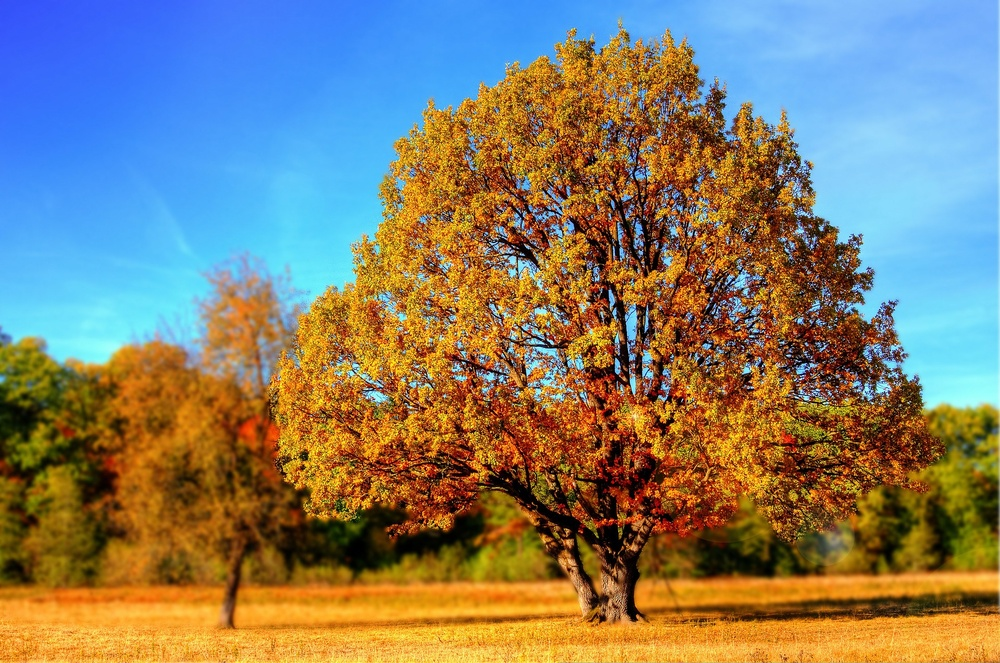
#> input picture 第4篇 探索/第10章 从外部导入图像加载到绘图区域/10.6 借助滤镜使得图像产生多样化的展示效果/10.6.0 借助滤镜使得图像产生多样化的展示效果/tree_image.jpg, 1000 x 663 px, shrunk from 1920 x 1273 before the run
$ python 10.6.0.py
#> lines starting #> are read from the running program, lines starting #| are printed output that depends on the picture
import matplotlib.pyplot as plt

from PIL import Image, ImageFilter
from os.path import basename, dirname, join

def filterMode():
    boxFilter = ["none", ImageFilter.BLUR, ImageFilter.EDGE_ENHANCE, ImageFilter.EDGE_ENHANCE_MORE, ImageFilter.EMBOSS, ImageFilter.SHARPEN,
                    ImageFilter.CONTOUR, ImageFilter.SMOOTH_MORE]
    return boxFilter
                                                                                    # readImage(fname)略去，集成到其他地方去了
def saveFilterImage(fname):
#> called with fname = 'tree_image.jpg'
    image = Image.open(fname)
#> image is the input picture: PIL image 1000x663 RGB; mean R, G, B 131.3, 125.3, 107.6
    boxFilter = filterMode()
    directName = dirname(fname)
    fileName = basename(fname)
    subName = fileName.split(".")[0]
    extenName = fileName.split(".")[1]

    for i, name in enumerate(boxFilter):
        if name != "none" :
            name = (str(boxFilter[i]).split(".")[-1].lower()).split("'")[0]         # 这么长的表达式实际上返回所用模式名字的全字母小写（连接处依然使用下划线）
            saveDirectory = join(directName, f"{subName}_{name}.{extenName}")
            image.filter(boxFilter[i]).save(f"{saveDirectory}")                     # 此处相当于将临时对象（即刚用滤镜处理，但没改变原图）立即保存
#> this loop made 8 passes
#> pass 2, in saveFilterImage, `image.filter(boxFilter[i]).save(f"{saveDirectory}")`:
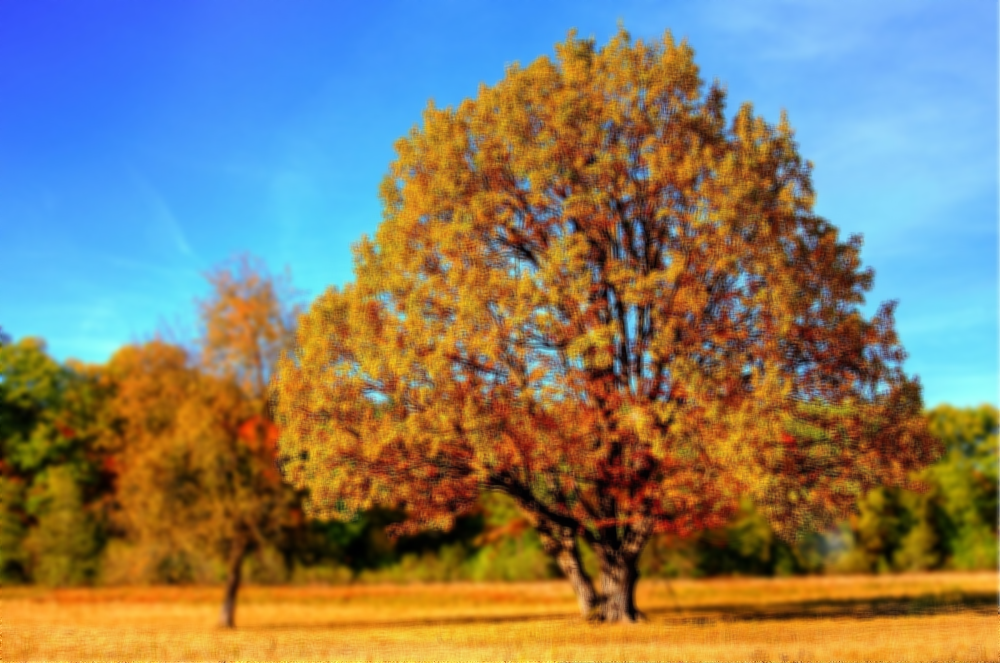
#> saved as tree_image_blur.jpg: PIL image 1000x663 RGB; mean R, G, B 131.4, 125.3, 107.7
#> after the loop, saveDirectory = 'tree_image_smooth_more.jpg'

def showFilterImage(fname):
#> called with fname = 'tree_image.jpg'
    image = Image.open(fname)
    font = dict(family="monospace", weight="black")

    boxFilter = filterMode()
    rows, cols, k = 2, 4, 0
    fig, ax = plt.subplots(rows, cols)

    for row in range(rows):
        for col in range(cols):
            if boxFilter[k] != "none" :
                ax[row, col].imshow(image.filter(boxFilter[k]))
                ax[row, col].set_title((str(boxFilter[k]).split(".")[-1].lower()).split("'")[0], **font)
                ax[row, col].set_axis_off()
            else :
                ax[row, col].imshow(image)
                ax[row, col].set_title("source_image", **font)
                ax[row, col].set_axis_off()
            k+=1
#> after the loop, k = 8

    fig.subplots_adjust(left=0.03, right=0.97, bottom=0.15, top=0.85, hspace=0.005, wspace=0.02)

    plt.show()
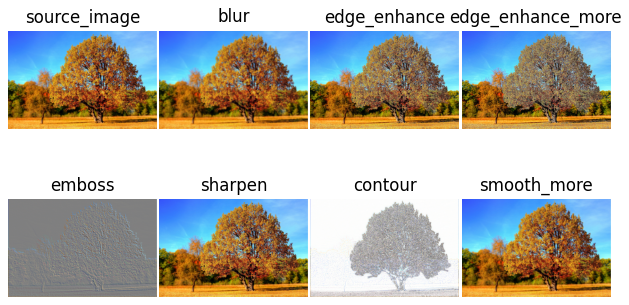
#> figure drawn by matplotlib, 8 panels

def main(fname):
    saveFilterImage(fname)
    showFilterImage(fname)

if __name__ == "__main__" :
    try:
        main(r"tree_image.jpg")
    except Exception as exc:
        print(exc)
